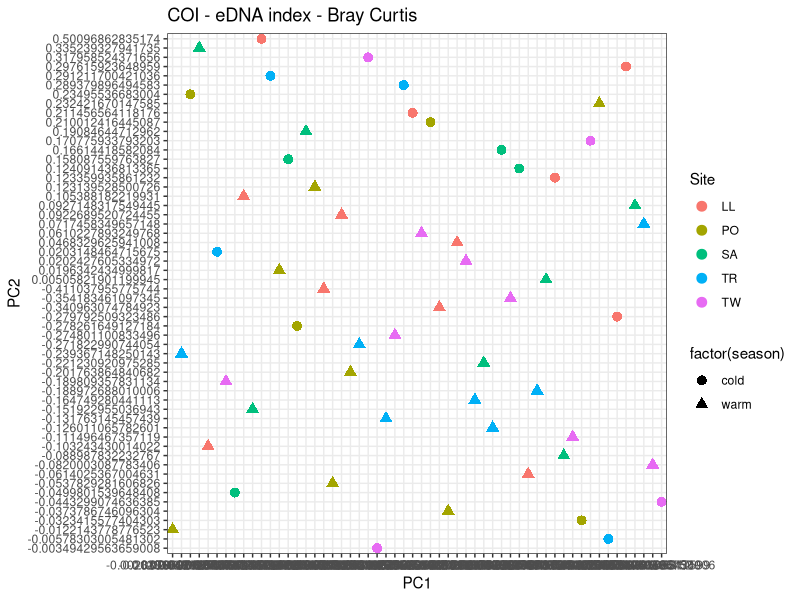

R code for this plot:
## ---- chunk 1
knitr::opts_chunk$set(echo = TRUE)

library(tidyverse)
library(dplyr)
library(vegan)
library(ggplot2)
## ---- chunk 2
eDNAindex <- read.csv("../data/eDNAindex.avg.reps.csv")
species_annotated <- read.csv("../data/species_annotated.csv")
hash_annotated <- read.csv('../data/hash.annotated.csv') # Mocho's hashes with taxa info
total_detections_by_species <- read.csv("../data/total_detections_by_species.csv")


eDNAindex.PA <- eDNAindex %>%
  select(sample, species, eDNA_index) %>%
  pivot_wider(names_from=sample, values_from=eDNA_index, values_fill=list(eDNA_index=0))

eDNAindex.PA <- eDNAindex.PA %>%  
  pivot_longer(!species, names_to='sample', values_to='eDNA_index') 

# why does NA show up here
Index.check.PA <- eDNAindex.PA %>% 
  group_by(species) %>% 
  summarize(max(eDNA_index),
            min(eDNA_index))

Index.check <- eDNAindex %>%
  group_by(species) %>% 
  summarize(max(eDNA_index),
            min(eDNA_index))

# filter by values in annotated csv 
# eDNAindex.PA <- left_join(eDNAindex.PA, species_annotated) %>%
#   filter(benthos %in% c("BEN","both")) %>%
#   select(species, sample, eDNA_index)
  
write_csv(eDNAindex.PA, "../data/longform_eDNAind_draft.csv")

species_test <- total_detections_by_species %>%
  filter(kingdom %in% c("Fungi") | phylum %in% c("Oomycetes")) %>%
  filter(n_detections >= 7)
  

eDNAindex.PA <- left_join(eDNAindex.PA, total_detections_by_species) %>%
  filter(kingdom %in% c("Fungi") | phylum %in% c("Oomycetes")) %>%
  filter(n_detections >= 7) %>%
  select(species, sample, eDNA_index)


## ---- chunk 3
# example data 
data(varespec)

# wide data to match vegdist() example above data(varespec) --looking good so far 10/8/2021
wide.eDNA.index <- eDNAindex.PA %>%
  pivot_wider(names_from = species, values_from =eDNA_index)

wide.eDNA.index <- wide.eDNA.index %>%
  separate(col=sample, into=c('site','date'), sep='[_]', remove=FALSE) %>%
  filter(site %in% c("PO","LL","SA","TR","TW")) 

# save sample names as vector
sample_sites <- wide.eDNA.index$sample

# get rid of sample names so we can use vegdist()
wide.eDNA.index <- wide.eDNA.index %>%
  select(-c(sample, date, site))

# calculate parewise dissimilarities - next step reproduce figure in emily's tides paper! 
dist.matrix <- vegdist(wide.eDNA.index, method='bray')
## ---- chunk 4
# wide.eDNA.index %>%
#   metaMDS(trace = F) %>%
#   ordiplot(type = "none") %>%
#   text("sites")
## ---- chunk 5
pca.raw.bc.nmds <- metaMDS(wide.eDNA.index, distance = "jaccard")
pca.raw.bc.MDS1 <- pca.raw.bc.nmds$points[,1] #store nmds values
pca.raw.bc.MDS2 <- pca.raw.bc.nmds$points[,2] #store nmds values 

raw.pca.to.plot <- cbind(sample_sites, pca.raw.bc.MDS1, pca.raw.bc.MDS2)

raw.pca.to.plot <- raw.pca.to.plot %>%
  as.data.frame() %>%
  separate(col=sample_sites, into=c('site','date'), sep='[_]') %>%
  separate(col=date, into=c('year','month'), sep=4) %>%
  mutate(season = case_when(
    month %in% c('01','03','10','11') ~ 'cold',
    month %in% c('05','06','07','08','09') ~ 'warm'
  ))
## ---- chunk 6
ggplot(raw.pca.to.plot, aes(x=pca.raw.bc.MDS1, y=pca.raw.bc.MDS2)) +
  geom_point(size=3, aes(color=factor(site), shape=factor(season))) +
  theme_bw() +
  labs(x="PC1",y="PC2", color="Site") +
  ggtitle('COI - eDNA index - Bray Curtis') 
